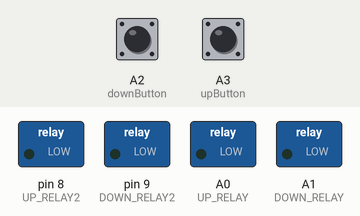
Recording of a sketch running on a simulated Arduino Uno, built with avr-gcc and run on an emulated ATmega328P. Parts: switched loads named in the sketch (green lamp = pin HIGH). The inputs (shaded band) are chosen by the test bench; at power-on: A2 (downButton) LOW, A3 (upButton) LOW.

Above: at 1.2 s.
1.3 s: A2 (downButton) pulled HIGH for 0.15 s
At 2.6 s:
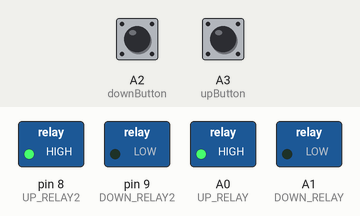
2.9 s: A2 (downButton) pulled HIGH for 3.2 s
At 3.7 s:
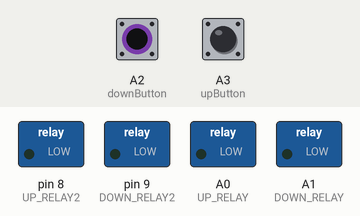
Timing chart, 0 to 7.6 s (numbered marks = the images above; inputs shaded):
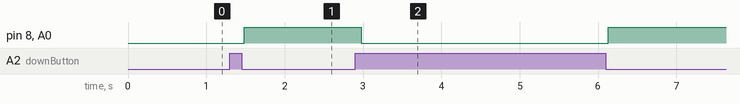

The sketch:

roller_shutter_2025_kuchnia.ino
```cpp
#include <avr/wdt.h>

//https://github.com/epsilonrt/modbus-serial
#include <ModbusSerial.h>
//https://github.com/thomasfredericks/Bounce2
#include <Bounce2.h>

#define UP_RELAY A0
#define DOWN_RELAY A1
#define UP_RELAY2 8
#define DOWN_RELAY2 9

#define UP_TIME 31000
#define DOWN_TIME 31000
#define TILT_TIME 2000

#define ON LOW
#define OFF HIGH
#define UP 0
#define DOWN 1


/**
 * 0 - rozkaz:
 *      0 - stop
 *      2 - otwórz
 *      4 - zamknij
 * 1 - potwierdzenie
 *      0 - stop
 *      1 - otwiera się
 *      2 - otwarte
 *      3 - zamyka się
 *      4 - zamknięte
 * 2 - tilt [0,100]
 * 3 - otwarcie % [0,100]
 * 4 - stan otwarcia % [0,100]
 * 5 - stan tilt
*/
uint16_t modbusData[7];
int address = 56;

ModbusSerial slave(Serial, address, -1);

Bounce upButton = Bounce();
Bounce downButton = Bounce();

/**
 * aktualny stan rolety
*/
int8_t state = 0;

int down = HIGH;
int up = HIGH;

bool autoMove = false;
bool positionMove = false;
bool lastDirection = UP; // 0 - góra, 1 - dół

uint16_t lastModbusCommandRegister = 0;
uint16_t lastModbusTiltRegister = 0;
uint16_t lastModbusPositionRegister = 0;
bool modbusChanged = false;

unsigned long lastCheckTime = 0;
unsigned long positionMoveTime = 0;
int currentPosition = 0;
int currentTilt = 0;
/**
 * jak długo już działa roleta, do wyliczenia pozycji
*/
unsigned long currentWorkTime = 0;

void setup() {

    wdt_enable(WDTO_1S);

    pinMode(7, INPUT);
//    pinMode(8, INPUT);
//    pinMode(9, INPUT);
    pinMode(10, INPUT);

    digitalWrite(7, LOW);
    digitalWrite(8, LOW);
    digitalWrite(9, LOW);
    digitalWrite(10, LOW);


    pinMode(UP_RELAY, OUTPUT);
    pinMode(DOWN_RELAY, OUTPUT);
    pinMode(UP_RELAY2, OUTPUT);
    pinMode(DOWN_RELAY2, OUTPUT);

    digitalWrite(UP_RELAY, LOW);
    digitalWrite(DOWN_RELAY, LOW);
    digitalWrite(UP_RELAY2, LOW);
    digitalWrite(DOWN_RELAY2, LOW);

    upButton.attach(A3, INPUT);
    upButton.interval(25);
    downButton.attach(A2, INPUT);
    downButton.interval(25);

    Serial.begin(9600, MB_PARITY_NONE);
    slave.config(9600);
    slave.setAdditionalServerData("BLIND"); // for Report Server ID function (0x11)

    slave.addHreg(0);
    slave.addHreg(1);
    slave.addHreg(2);
    slave.addHreg(3);
    slave.addHreg(4);
    slave.addHreg(5);
}


void stop()
{
    digitalWrite(UP_RELAY, 0);
    digitalWrite(DOWN_RELAY, 0);
    digitalWrite(UP_RELAY2, 0);
    digitalWrite(DOWN_RELAY2, 0);
    state = 0;
    calculatePosition();
    positionMove = false;
}

void goUP()
{
    digitalWrite(DOWN_RELAY, 0);
    digitalWrite(DOWN_RELAY2, 0);
    delay(10);
    digitalWrite(UP_RELAY, 1);
    digitalWrite(UP_RELAY2, 1);
    state = 1;
    currentWorkTime = millis();
}

void goDOWN()
{
    digitalWrite(UP_RELAY, 0);
    digitalWrite(UP_RELAY2, 0);
    delay(10);
    digitalWrite(DOWN_RELAY, 1);
    digitalWrite(DOWN_RELAY2, 1);
    state = 3;
    currentWorkTime = millis();
}

void calculatePosition()
{
    unsigned long timePassed = millis()-currentWorkTime;
    int percent = (timePassed / UP_TIME) * 100;
    if (currentPosition == UP)
    {
        currentPosition -= percent;
        if (currentPosition < 0 || currentPosition > 100)
        {
            currentPosition = 0;
        }
    }
    else if (currentPosition == DOWN)
    {
        currentPosition += percent;
        if (currentPosition < 0 || currentPosition > 100)
        {
            currentPosition = 100;
        }
    }
}

//state_opening: 1
//state_open: 2
//state_closing: 3
//state_closed: 4

bool waitFlag = false;

void tilt(int percent)
{
    unsigned long timeNeeded = 0;
    if (lastDirection == UP && currentTilt < 90)
    {
        if (percent > currentTilt) // podnosimy
        {
            timeNeeded = (TILT_TIME * (percent-currentTilt) / 100);
            goUP();
        }
        else
        {
            timeNeeded = (TILT_TIME * (currentTilt-percent) / 100);
            goDOWN();
        }
    }
    else
    {
        goDOWN();
        delay(TILT_TIME);
        timeNeeded = (TILT_TIME * (percent-currentTilt) / 100);
        goUP();
    }
    delay(timeNeeded);
    currentTilt = percent;
    stop();
}

void goToPosition(int percent)
{
    unsigned long timeNeeded = 0;
    if (percent > currentPosition)
    {
        timeNeeded = (DOWN_TIME * (percent-currentPosition) / 100);
        goDOWN();
    }
    else
    {
        timeNeeded = (UP_TIME * (currentPosition-percent) / 100);
        goUP();
    }
    positionMoveTime = millis()+timeNeeded;
    positionMove = true;
}

unsigned long mils = 0;

void loop()
{
    wdt_reset();

    mils = millis();

    slave.task();

    if (positionMove && mils > positionMoveTime)
    {
        positionMove = false;

        stop();

    }

    if (autoMove && mils > (lastCheckTime + UP_TIME))
    {
        autoMove = false;
        stop();
        if (lastDirection == 0)
        {
            state = 2;
            currentPosition = 0;
            currentTilt = 0;
        }
        else
        {
            state = 4;
            currentPosition = 100;
            currentTilt = 100;
        }
    }

    upButton.update();
    downButton.update();

    if (upButton.changed())
    {
        up = upButton.read();
    }

    if (downButton.changed())
    {
        down = downButton.read();
    }

    if (modbusChanged && modbusData[0] == 2)
    {
        goUP();
        autoMove = true;
        lastCheckTime = millis();
        modbusChanged = false;
        currentTilt = 100;
    }

    if (modbusChanged && modbusData[0] == 0)
    {
        stop();
        autoMove = false;
        modbusChanged = false;
    }

    if (modbusChanged && modbusData[0] == 4)
    {
        goDOWN();
        autoMove = true;
        lastCheckTime = millis();
        modbusChanged = false;
        currentTilt = 0;
    }

    if (down == OFF && up == OFF && !autoMove && !positionMove)
    {
        stop();
    }

    if (down == OFF && up == OFF)
    {
        waitFlag = false;
    }

    // dwa przyciski
    if (down == ON && up == ON && !waitFlag)
    {
        if (lastDirection == DOWN)
        {
            goDOWN();
        }
        else
        {
            goUP();
        }
        lastCheckTime = millis();
        autoMove = true;
        waitFlag = true;
        delay(100);
    }

    if (down == OFF && up == ON && !waitFlag)
    {
        if (autoMove)
        {
            stop();
            autoMove = false;
            waitFlag = true;
        }
        else
        {
            goDOWN();
            lastDirection = DOWN;
        }
        delay(50);
    }

    if (down == ON && up == OFF && !waitFlag)
    {
        if (autoMove)
        {
            stop();
            autoMove = false;
            waitFlag = true;
        }
        else
        {
            goUP();
            lastDirection = UP;
        }
        delay(50);
    }


    modbusData[4] = currentPosition;
    modbusData[5] = currentTilt;

    lastModbusCommandRegister = modbusData[0];
    lastModbusTiltRegister = modbusData[2];
    lastModbusPositionRegister = modbusData[3];
    modbusData[1] = state;

    slave.setHreg(1, modbusData[1]);
    slave.setHreg(4, modbusData[4]);
    slave.setHreg(5, modbusData[5]);

    modbusData[0] = slave.hreg(0);
    modbusData[2] = slave.hreg(2);
    modbusData[3] = slave.hreg(3);

    if (modbusData[0] != lastModbusCommandRegister)
    {
        modbusChanged = true;
    }
    else
    {
        modbusChanged = false;
    }
/*
    if (modbusData[2] != lastModbusTiltRegister)
    {
        int tiltPercent = modbusData[2];
        if (tiltPercent > 0 && tiltPercent < 100)
        {
            tilt(tiltPercent);
        }
    }

    if (modbusData[3] != lastModbusPositionRegister)
    {
        int openPercent = modbusData[3];
        if (openPercent >= 0 && openPercent < 101)
        {
            goToPosition(openPercent);
        }
    }
  */
}
```

Measured:
- after the input at 1.3 s, pin 8 (UP_RELAY2), A0 (UP_RELAY): LOW → HIGH after 0.18 s
- after the input at 2.9 s, pin 8 (UP_RELAY2), A0 (UP_RELAY): HIGH → LOW after 0.08 s, → HIGH 3.2 s later
